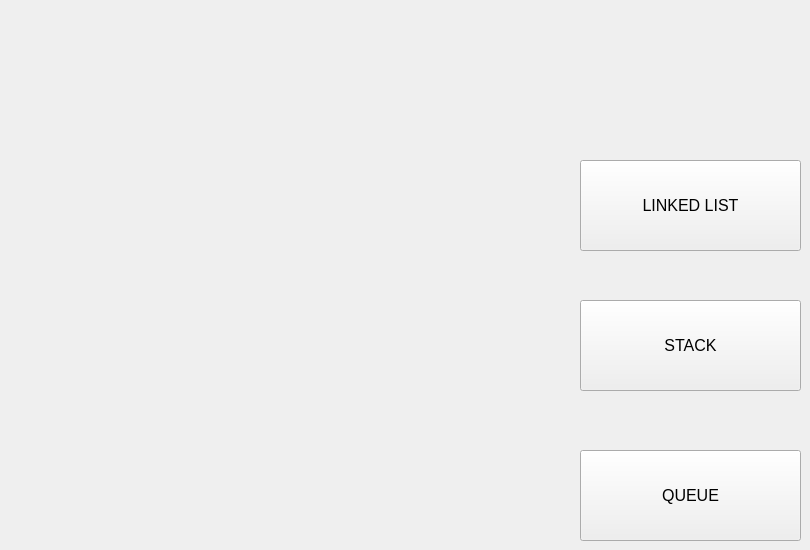
      <widget class="QWidget" name="tab_15">
       <attribute name="title">
        <string>MAIN</string>
       </attribute>
       <widget class="QPushButton" name="pushButton_4">
        <property name="geometry">
         <rect>
          <x>580</x>
          <y>160</y>
          <width>221</width>
          <height>91</height>
         </rect>
        </property>
        <property name="font">
         <font>
          <pointsize>12</pointsize>
         </font>
        </property>
        <property name="text">
         <string>LINKED LIST</string>
        </property>
       </widget>
       <widget class="QPushButton" name="pushButton_5">
        <property name="geometry">
         <rect>
          <x>580</x>
          <y>300</y>
          <width>221</width>
          <height>91</height>
         </rect>
        </property>
        <property name="font">
         <font>
          <pointsize>12</pointsize>
         </font>
        </property>
        <property name="text">
         <string>STACK</string>
        </property>
       </widget>
       <widget class="QPushButton" name="pushButton_9">
        <property name="geometry">
         <rect>
          <x>580</x>
          <y>450</y>
          <width>221</width>
          <height>91</height>
         </rect>
        </property>
        <property name="font">
         <font>
          <pointsize>12</pointsize>
         </font>
        </property>
        <property name="text">
         <string>QUEUE</string>
        </property>
       </widget>
      </widget>
